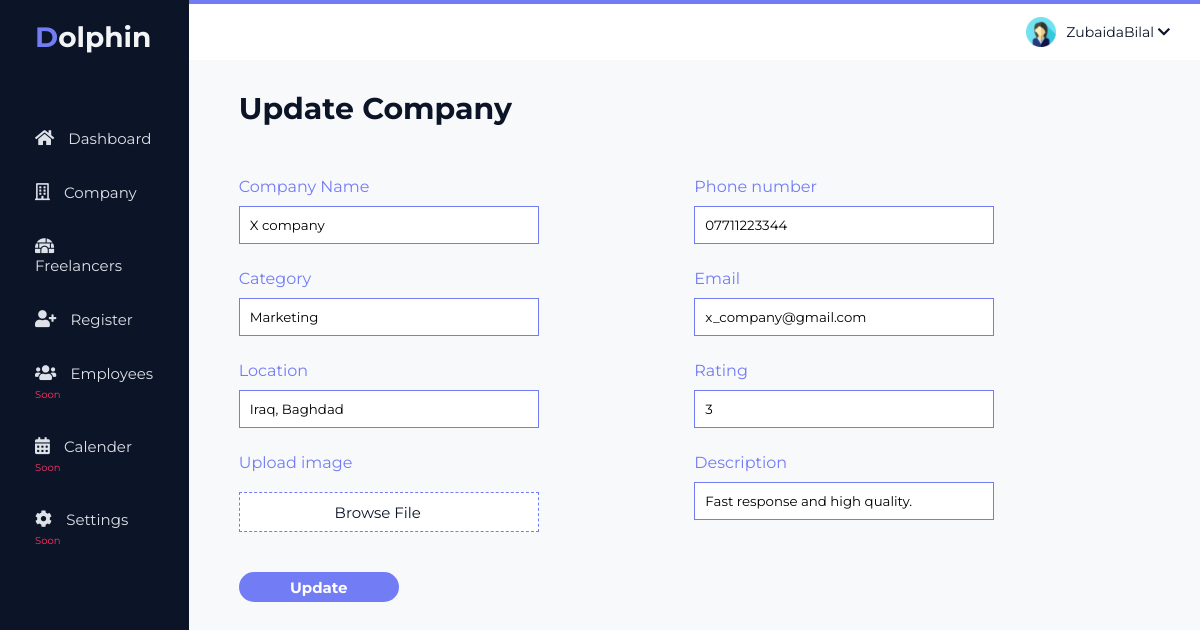
/editCompany/1 (signed in), run on the app's committed database.
### app.py (models this page shows, shortened)
class Companies(db.Model):
    __searchable__ = ['title', 'content']
    __tablename__ = 'companies'
    id = db.Column(db.Integer, primary_key = True)
    name = db.Column(db.String(255))
    category = db.Column(db.String(255))
    location = db.Column(db.String(255))
    phone = db.Column(db.String(255))
    email = db.Column(db.String(255))
    description = db.Column(db.String(255))
    rating = db.Column(db.String(255))

### app.py (the view)
@app.route('/editCompany/<id>', methods = ['GET', 'POST'])
@login_required
def editcompany(id):
    companyDetails = Companies.query.filter_by(id=id).first_or_404()
    return render_template('updatecompany.html',companyDetails=companyDetails)

### app.py (called while the page is built)
@login_manager.user_loader
def load_user(user_id):
    return User.query.get(int(user_id))

### templates/updatecompany.html (shortened to what this page needs)
{% extends "layout.html" %}
    {% block head %}
    <link rel="stylesheet" href="../static/css/add-company.css">
    {% endblock %}
    {% block content %}
        <main>
            <div class="main-container">
                <div class="title">
                    <h1>Update Company</h1>
                </div>
                <form action="/updateCompany/{{companyDetails.id}}" method="POST" class="form-section">
                    <div class="input-left">
                      <label for="company">Company Name</label>
                      <input name="name" type="text" id="company" value="{{companyDetails.name}}" />
                      <label for="category">Category</label>
                        <input name="category" id="category" type="text" value="{{companyDetails.category}}">
                        <label for="location">Location</label>
                        <input name = "location" type="text" id="location" placeholder="Iraq, Baghdad" value="{{companyDetails.location}}" >
                        <label for="real-file">Upload image</label>
                        <button type="button" id="custom-button">
                            Browse File
                        </button>
                    </div>
                    <div class="input-right">
                        <label for="phone">Phone number</label>
                        <input name="phone" type="text" id="phone" placeholder="07713522385" value="{{companyDetails.phone}}" >
                        <label for="email">Email</label>
                        <input name="email" type="email" id="email" placeholder="ahmed1@gmail.com" value="{{companyDetails.email}}" >
                        <label for="rating">Rating</label>
                        <input name="rating" type="rating" id="rating" placeholder="1, 2, .. ,5" value="{{companyDetails.rating}}" >
                        <label for="description">Description</label>
                        <input name="description" id="description" width="80" height="48" placeholder="Lorem Ipsum is simply dummy text of the printin and typesetting industry." value="{{companyDetails.description}}">
                      </div>
                      <button type="submit">Update</button>
                    </form>
            </div>
        </main>
    </div>
    {% endblock %}

### static/css/shared-ui.css (style rules this page uses)
:root { --darkBlue: #0C1427; --mainContent: #F8F9FB; --lightPurple: #727CF5; --lightRed: #FF3366; --barsColor: #97A3B9; --yellow: #FBBC06; }
* { padding: 0; margin: 0; box-sizing: border-box; list-style: none; text-decoration: none; font-family: 'Montserrat', sans-serif; }
main { background: var(--mainContent); grid-area: main; overflow-y: auto; }
.main-container .title { margin-bottom: 50px; font-size: 15px; }
.main-container .title h1 { font-size: 30px; color: var(--darkBlue); }
.main-container { padding: 30px 50px; }

### static/css/add-company.css (style rules this page uses)
:root { --darkBlue: #0C1427; --mainContent: #F8F9FB; --lightPurple: #727CF5; --lightRed: #FF3366; --barsColor: #97A3B9; --yellow: #FBBC06; }
.form-section { display: grid; grid-template-columns: 1fr 1fr; }
label { display: block; margin-bottom: 10px; color: var(--lightPurple); }
input { width: 300px; padding: 10px; margin-bottom: 25px; border: 1px solid var(--lightPurple); outline: none; }
button { display: block; width: 160px; height: 30px; border: none; color: #fff; background-color: var(--lightPurple); border-radius: 30px; outline: none; margin: 20px 0; cursor: pointer; font-size: 15px; font-weight: bold; }
#custom-button { border: 1px dashed var(--lightPurple); border-radius: 0; width: 300px; padding: 19px; background-color: #FFF; color: var(--darkBlue); font-weight: normal; display: flex; justify-content: center; align-items: center; }
::placeholder { color: #C0C0C0; opacity: 0.4; }

### data on the page
Companies: name "X company", category "Marketing", location "Iraq, Baghdad", phone "07711223344", email "x_company@gmail.com", rating "3", description "Fast response and high quality."
